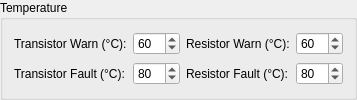
             <widget class="QGroupBox" name="configure_temperature_box">
              <property name="toolTip">
               <string>Configure the temperature limits for the LED driver</string>
              </property>
              <property name="title">
               <string>Temperature</string>
              </property>
              <layout class="QGridLayout" name="gridLayout_12" columnstretch="0,10,0,10">
               <item row="1" column="1">
                <widget class="QSpinBox" name="configure_temperature_transistor_fault_box">
                 <property name="toolTip">
                  <string>If the transistor exceeds this temperature the driver will automatically turn off until it cools back down.</string>
                 </property>
                 <property name="specialValueText">
                  <string/>
                 </property>
                 <property name="keyboardTracking">
                  <bool>false</bool>
                 </property>
                 <property name="maximum">
                  <number>150</number>
                 </property>
                 <property name="value">
                  <number>80</number>
                 </property>
                </widget>
               </item>
               <item row="0" column="3">
                <widget class="QSpinBox" name="configure_temperature_resistor_warn_box">
                 <property name="toolTip">
                  <string>This is the temperature the resistor(s) must cool back down to before the driver turns back on after a thermal fault.</string>
                 </property>
                 <property name="specialValueText">
                  <string/>
                 </property>
                 <property name="keyboardTracking">
                  <bool>false</bool>
                 </property>
                 <property name="maximum">
                  <number>180</number>
                 </property>
                 <property name="value">
                  <number>60</number>
                 </property>
                </widget>
               </item>
               <item row="0" column="1">
                <widget class="QSpinBox" name="configure_temperature_transistor_warn_box">
                 <property name="toolTip">
                  <string>This is the temperature the transistor must cool back down to before the driver turns back on after a thermal fault.</string>
                 </property>
                 <property name="specialValueText">
                  <string/>
                 </property>
                 <property name="keyboardTracking">
                  <bool>false</bool>
                 </property>
                 <property name="maximum">
                  <number>150</number>
                 </property>
                 <property name="value">
                  <number>60</number>
                 </property>
                </widget>
               </item>
               <item row="1" column="2">
                <widget class="QLabel" name="configure_temperature_resistor_fault_label">
                 <property name="toolTip">
                  <string>If the resistor(s) exceed this temperature the driver will automatically turn off until they cool back down.</string>
                 </property>
                 <property name="text">
                  <string>Resistor Fault (°C):</string>
                 </property>
                </widget>
               </item>
               <item row="1" column="3">
                <widget class="QSpinBox" name="configure_temperature_resistor_fault_box">
                 <property name="toolTip">
                  <string>If the resistor(s) exceed this temperature the driver will automatically turn off until they cool back down.</string>
                 </property>
                 <property name="specialValueText">
                  <string/>
                 </property>
                 <property name="keyboardTracking">
                  <bool>false</bool>
                 </property>
                 <property name="maximum">
                  <number>180</number>
                 </property>
                 <property name="value">
                  <number>80</number>
                 </property>
                </widget>
               </item>
               <item row="0" column="0">
                <widget class="QLabel" name="configure_temperature_transistor_warn_label">
                 <property name="toolTip">
                  <string>This is the temperature the transistor must cool back down to before the driver turns back on after a thermal fault.</string>
                 </property>
                 <property name="text">
                  <string>Transistor Warn (°C):</string>
                 </property>
                </widget>
               </item>
               <item row="1" column="0">
                <widget class="QLabel" name="configure_temperature_transistor_fault_label">
                 <property name="toolTip">
                  <string>If the transistor exceeds this temperature the driver will automatically turn off until it cools back down.</string>
                 </property>
                 <property name="text">
                  <string>Transistor Fault (°C):</string>
                 </property>
                </widget>
               </item>
               <item row="0" column="2">
                <widget class="QLabel" name="configure_temperature_resistor_warn_label">
                 <property name="toolTip">
                  <string>This is the temperature the resistor(s) must cool back down to before the driver turns back on after a thermal fault.</string>
                 </property>
                 <property name="text">
                  <string>Resistor Warn (°C):</string>
                 </property>
                </widget>
               </item>
              </layout>
             </widget>
